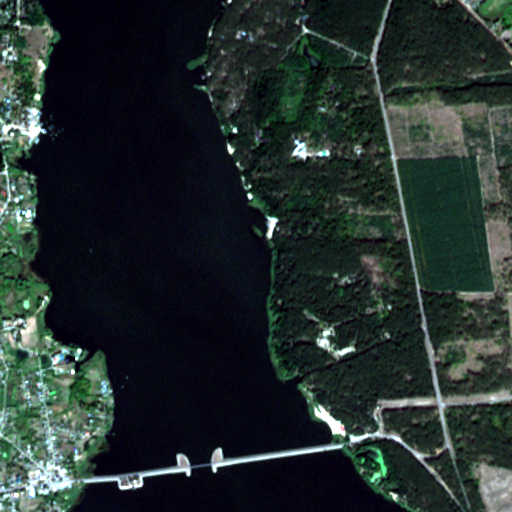
#> input picture Images/sentinel/SS1/SS1.bmp, 512 x 512 px
$ jupyter execute 'LBP+Color+XGBoost vs NN vs OOP.ipynb'
#> lines starting #> are read from the running program, lines starting #| are printed output that depends on the picture
### Abstract.

Classification of remote sensing multichannel images remains a challenging task due to the influence of several factors, including image compression and noise. In this study, we replicate and expand upon the previously conducted research on the classification of compressed noisy three-channel images by evaluating the potential of a new classifier based on the combination of Local Binary Patterns (LBP), color features, and the XGBoost algorithm. Specifically, we investigate the following factors: 1) the effect of residual noise after applying lossy compression to noisy images; 2) the impact of training a classifier on data that matches the quality conditions of the target compressed images; and 3) the benefits of post-filtering to improve the quality of compressed images before classification. Our experiments, conducted on Sentinel data with artificially added additive white Gaussian noise, demonstrate that the proposed LBP+Color+XGBoost classifier achieves competitive performance in handling noisy and compressed images. We confirm the importance of aligning classifier training with the quality conditions of the target images and highlight scenarios in which post-filtering can further enhance classification accuracy. These findings provide insights into the robustness of the LBP+Color+XGBoost pipeline for remote sensing data tasks involving challenging noise and compression conditions.

### Action Plan (in English)

1. **Develop a function to add Gaussian noise:**
   Create a function that simulates the addition of Additive White Gaussian Noise (AWGN) to multichannel images.

2. **Develop a function for image compression:**
   Implement a function to compress images using lossy compression methods, such as JPEG or similar, with adjustable compression ratio parameters.

3. **Evaluate compressed images using PSNR:**
   Develop a function to calculate the **Peak Signal-to-Noise Ratio (PSNR)** for compressed images. Use this function to identify the optimal compression ratio that yields the maximum PSNR value.

4. **Pixel-wise classification using the new classifier:**
   Once the optimal compression point is determined, perform pixel-wise classification on the images using the proposed classifier **LBP+Color+XGBoost**. Analyze the classification results and assess the effectiveness of the new approach.

### Import libraries

[cell 1]
import numpy as np
import cv2
import matplotlib.pyplot as plt

[cell 2]
import warnings
warnings.filterwarnings('ignore')

[cell 3]
def add_awgn_noise(image, sigma):
    """
    Adds Additive White Gaussian Noise (AWGN) to the image.

    :param image: Input RGB image as a NumPy array.
    :param sigma: Standard deviation of the noise (variance is sigma^2).
    :return: Image with added noise.
    """
    # Ensure the input is a valid NumPy array
    if not isinstance(image, np.ndarray):
        raise ValueError("Input image should be a NumPy array.")

    # Generate noise with a normal distribution
    noise = np.random.normal(0, sigma, image.shape).astype(np.float32)

    # Add noise to the image
    noisy_image = image.astype(np.float32) + noise

    # Clamp pixel values to the range [0, 255]
    noisy_image = np.clip(noisy_image, 0, 255)

    # Convert back to the original data type
    return noisy_image.astype(image.dtype)

[cell 4]
def calculate_psnr(original, noisy):
    """
    Calculates PSNR (Peak Signal-to-Noise Ratio) between the original and noisy images.

    :param original: Original image as a NumPy array.
    :param noisy: Noisy image as a NumPy array.
    :return: PSNR value in decibels (float). Returns `inf` if the images are identical.
    """
    # Verify that the dimensions of the images match
    if original.shape != noisy.shape:
        raise ValueError("Original and noisy images must have the same shape.")

    # Calculate Mean Squared Error (MSE)
    mse = np.mean((original.astype(np.float32) - noisy.astype(np.float32)) ** 2)
    if mse == 0:
        return float('inf')  # If MSE is zero, the images are identical.

    # Compute PSNR
    max_pixel = 255.0  # For 8-bit images
    psnr = 10 * np.log10((max_pixel ** 2) / mse)
    return psnr

### Setting Up BGP Compression

There is no Python library that supports BGP directly, so we will use the command-line utilities `bpgenc` (for compression) and `bpgdec` (for decoding). We can integrate the calls to these utilities into Python using the `subprocess` library.

In progress ...

[cell 5]
def display_multiple_images(images, titles, cmap=None):
    """
    Displays multiple images in a table layout in a Jupyter Notebook.

    :param images: List of images as NumPy arrays.
    :param titles: List of titles for the images.
    :param cmap: Color map; use 'gray' for monochrome images.
    """
    plt.figure(figsize=(15, 10))
    n = len(images)
    for i in range(n):
        plt.subplot(1, n, i + 1)
        if len(images[i].shape) == 2:  # Grayscale
            plt.imshow(images[i], cmap=cmap or 'gray')
        elif len(images[i].shape) == 3 and images[i].shape[2] == 3:  # RGB
            plt.imshow(cv2.cvtColor(images[i], cv2.COLOR_BGR2RGB))  # Convert BGR to RGB
        else:
            raise ValueError("Unsupported image shape.")
        plt.title(titles[i])
        plt.axis('off')
    plt.tight_layout()
    plt.show()

[cell 6]
if __name__ == "__main__":
    # Load two RGB images from the specified paths
    image1 = cv2.imread("Images/sentinel/SS1/SS1.bmp", cv2.IMREAD_COLOR)
#> image1 is the input picture: shape (512, 512, 3); mean B, G, R 45.3, 46.6, 35.5
    image2 = cv2.imread("Images/sentinel/SS2/SS2.bmp", cv2.IMREAD_COLOR)
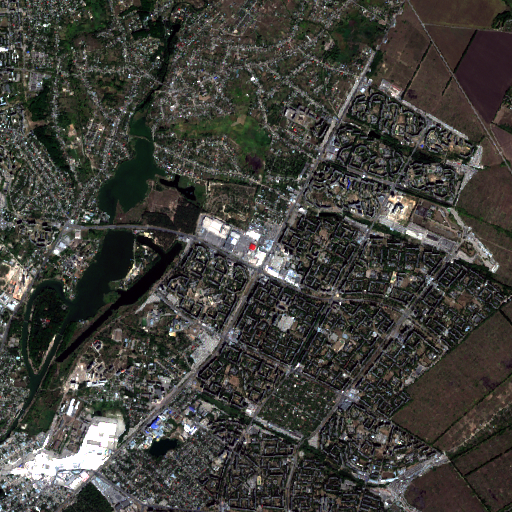
#> input picture Images/sentinel/SS2/SS2.bmp, 512 x 512 px
#> image2 is the input picture: shape (512, 512, 3); mean B, G, R 58.4, 63.4, 63.9

    # Check if the images were successfully loaded
    if image1 is None:
        raise FileNotFoundError("Image 'Images/sentinel/SS1/SS1.bmp' not found.")
    if image2 is None:
        raise FileNotFoundError("Image 'Images/sentinel/SS2/SS2.bmp' not found.")

    # Store images in a list for processing
    images = [image1, image2]
    sigmas = [25, 50, 100]  # Sigma values for adding noise

    # Process each image
    for idx, image in enumerate(images):
        results = [image]  # Start with the original image
        titles = ["Original"]  # Titles for display
        psnrs = ["N/A"]  # PSNR for the original image

        print(f"Results for image {idx + 1}:")
        print("-------------------------------------------------------")

        # Add noise for each sigma value
        for sigma in sigmas:
            # Add noise to the image
            noisy_image = add_awgn_noise(image, sigma)

            # Calculate PSNR between the original and noisy image
            psnr = calculate_psnr(image, noisy_image)
            psnrs.append(f"{psnr:.2f} dB")  # Format the PSNR value

            # Add the noisy image to the results list
            results.append(noisy_image)
            titles.append(f"Noise (σ={sigma})")

        # Print PSNR values to the console
        for title, psnr in zip(titles, psnrs):
            print(f"{title}: PSNR={psnr}")
        print("-------------------------------------------------------")

        # Display all results for the current image
        display_multiple_images(results, titles)
#> this loop made 2 passes
#> n in display_multiple_images on passes 1 to 2: 4, 4
#| Results for image 1:
#| -------------------------------------------------------
#| Original: PSNR=N/A
#| Noise (σ=25): PSNR=21.41 dB
#| Noise (σ=50): PSNR=16.03 dB
#| Noise (σ=100): PSNR=10.86 dB
#| -------------------------------------------------------
#| Results for image 2:
#| -------------------------------------------------------
#| Original: PSNR=N/A
#> (further printed lines are left out)
#> pass 1, in add_awgn_noise, `noisy_image = image.astype(np.float32) + noise`:
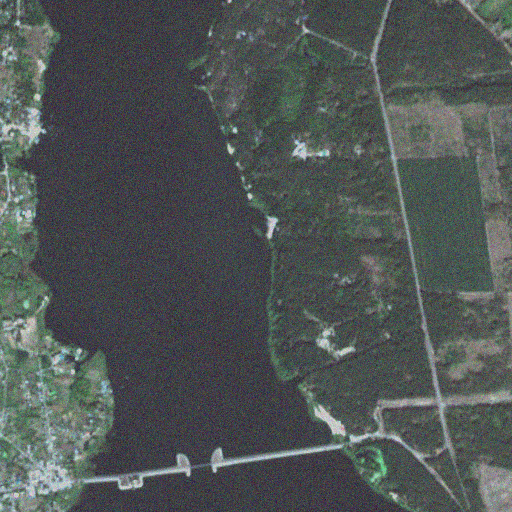
#> noisy_image: shape (512, 512, 3) float32; mean B, G, R 45.3, 46.7, 35.5; drawn with min black and max white
#> pass 1, in add_awgn_noise, `noisy_image = np.clip(noisy_image, 0, 255)`:
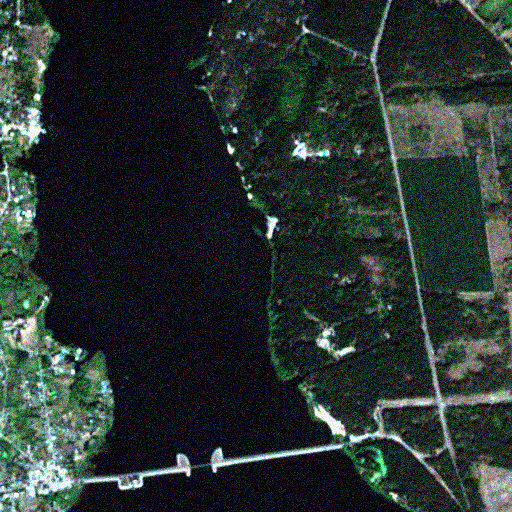
#> noisy_image: shape (512, 512, 3) float32; mean B, G, R 47.1, 49.9, 39.3
#> pass 1, in add_awgn_noise (call 2), `noise = np.random.normal(0, sigma, image.shape).astype(np.float32)`:
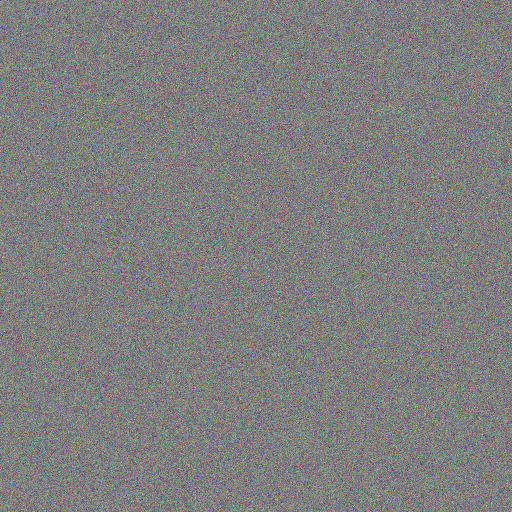
#> noise: shape (512, 512, 3) float32; mean B, G, R -0.2, 0.1, 0.1; drawn with min black and max white
#> pass 1, in add_awgn_noise (call 2), `noisy_image = image.astype(np.float32) + noise`:
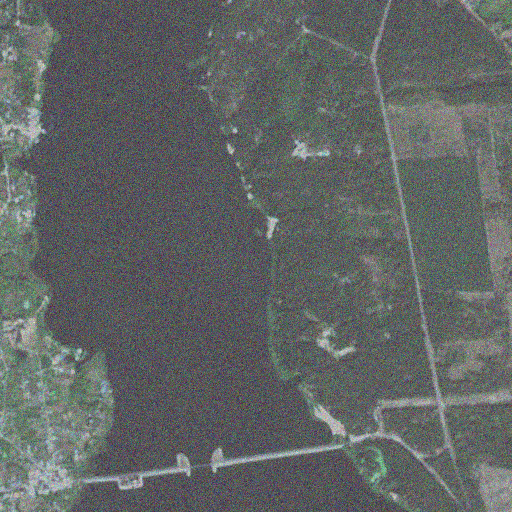
#> noisy_image: shape (512, 512, 3) float32; mean B, G, R 45.1, 46.7, 35.6; drawn with min black and max white
#> pass 1, in display_multiple_images, `plt.show()`:
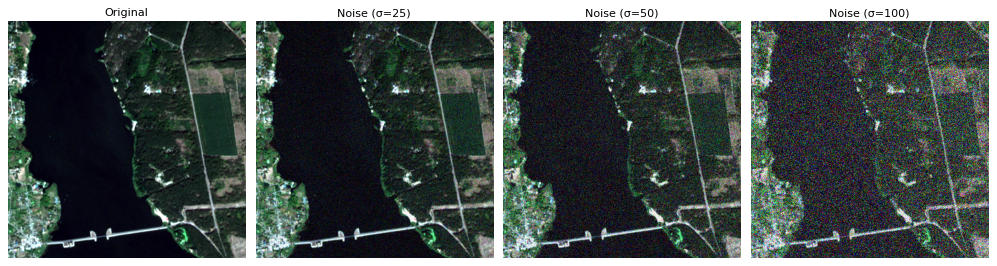
#> figure drawn by matplotlib, 4 panels
#> pass 2, in display_multiple_images (call 2), `plt.show()`:
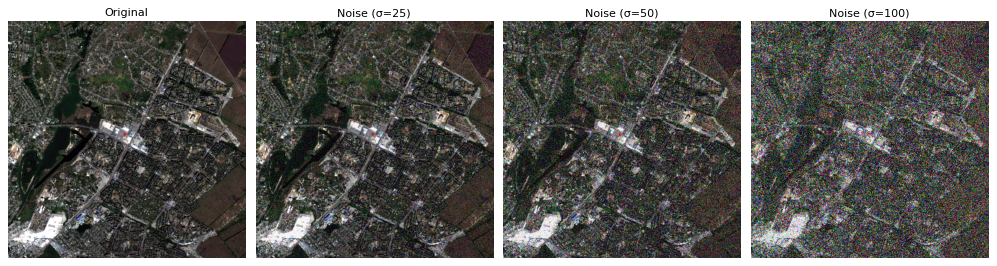
#> figure drawn by matplotlib, 4 panels
